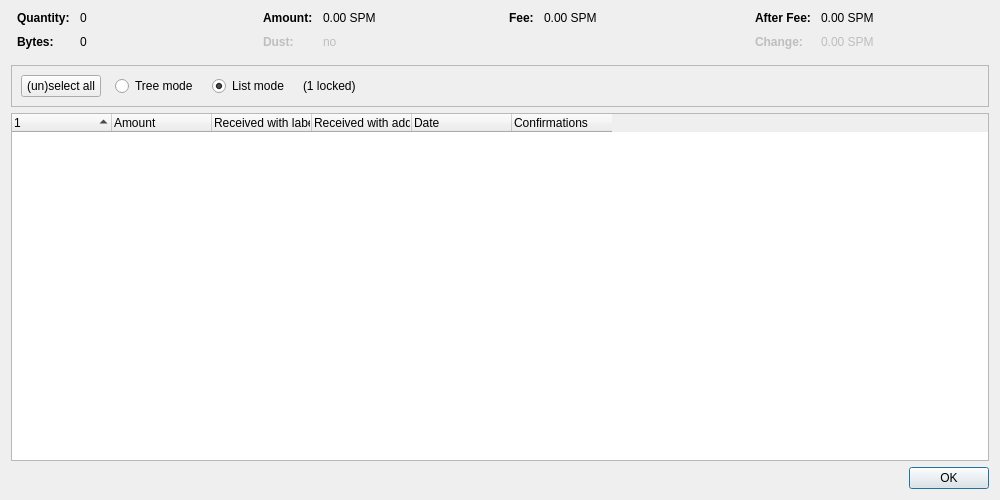
<?xml version="1.0" encoding="UTF-8"?>
<ui version="4.0">
 <class>CoinControlDialog</class>
 <widget class="QDialog" name="CoinControlDialog">
  <property name="geometry">
   <rect>
    <x>0</x>
    <y>0</y>
    <width>1000</width>
    <height>500</height>
   </rect>
  </property>
  <property name="windowTitle">
   <string>Coin Selection</string>
  </property>
  <layout class="QVBoxLayout" name="verticalLayout">
   <item>
    <layout class="QHBoxLayout" name="horizontalLayoutTop" stretch="0,0,0,0">
     <property name="topMargin">
      <number>0</number>
     </property>
     <property name="bottomMargin">
      <number>10</number>
     </property>
     <item>
      <layout class="QFormLayout" name="formLayoutCoinControl1">
       <property name="horizontalSpacing">
        <number>10</number>
       </property>
       <property name="verticalSpacing">
        <number>10</number>
       </property>
       <property name="leftMargin">
        <number>6</number>
       </property>
       <property name="rightMargin">
        <number>6</number>
       </property>
       <item row="0" column="0">
        <widget class="QLabel" name="labelCoinControlQuantityText">
         <property name="font">
          <font>
           <weight>75</weight>
           <bold>true</bold>
          </font>
         </property>
         <property name="text">
          <string>Quantity:</string>
         </property>
        </widget>
       </item>
       <item row="0" column="1">
        <widget class="QLabel" name="labelCoinControlQuantity">
         <property name="cursor">
          <cursorShape>IBeamCursor</cursorShape>
         </property>
         <property name="contextMenuPolicy">
          <enum>Qt::ActionsContextMenu</enum>
         </property>
         <property name="text">
          <string notr="true">0</string>
         </property>
         <property name="textInteractionFlags">
          <set>Qt::LinksAccessibleByMouse|Qt::TextSelectableByKeyboard|Qt::TextSelectableByMouse</set>
         </property>
        </widget>
       </item>
       <item row="1" column="0">
        <widget class="QLabel" name="labelCoinControlBytesText">
         <property name="font">
          <font>
           <weight>75</weight>
           <bold>true</bold>
          </font>
         </property>
         <property name="text">
          <string>Bytes:</string>
         </property>
        </widget>
       </item>
       <item row="1" column="1">
        <widget class="QLabel" name="labelCoinControlBytes">
         <property name="cursor">
          <cursorShape>IBeamCursor</cursorShape>
         </property>
         <property name="contextMenuPolicy">
          <enum>Qt::ActionsContextMenu</enum>
         </property>
         <property name="text">
          <string notr="true">0</string>
         </property>
         <property name="textInteractionFlags">
          <set>Qt::LinksAccessibleByMouse|Qt::TextSelectableByKeyboard|Qt::TextSelectableByMouse</set>
         </property>
        </widget>
       </item>
      </layout>
     </item>
     <item>
      <layout class="QFormLayout" name="formLayoutCoinControl2">
       <property name="horizontalSpacing">
        <number>10</number>
       </property>
       <property name="verticalSpacing">
        <number>10</number>
       </property>
       <property name="leftMargin">
        <number>6</number>
       </property>
       <property name="rightMargin">
        <number>6</number>
       </property>
       <item row="0" column="0">
        <widget class="QLabel" name="labelCoinControlAmountText">
         <property name="font">
          <font>
           <weight>75</weight>
           <bold>true</bold>
          </font>
         </property>
         <property name="text">
          <string>Amount:</string>
         </property>
        </widget>
       </item>
       <item row="0" column="1">
        <widget class="QLabel" name="labelCoinControlAmount">
         <property name="cursor">
          <cursorShape>IBeamCursor</cursorShape>
         </property>
         <property name="contextMenuPolicy">
          <enum>Qt::ActionsContextMenu</enum>
         </property>
         <property name="text">
          <string notr="true">0.00 SPM</string>
         </property>
         <property name="textInteractionFlags">
          <set>Qt::LinksAccessibleByMouse|Qt::TextSelectableByKeyboard|Qt::TextSelectableByMouse</set>
         </property>
        </widget>
       </item>
       <item row="1" column="0">
        <widget class="QLabel" name="labelCoinControlLowOutputText">
         <property name="enabled">
          <bool>false</bool>
         </property>
         <property name="font">
          <font>
           <weight>75</weight>
           <bold>true</bold>
          </font>
         </property>
         <property name="text">
          <string>Dust:</string>
         </property>
        </widget>
       </item>
       <item row="1" column="1">
        <widget class="QLabel" name="labelCoinControlLowOutput">
         <property name="enabled">
          <bool>false</bool>
         </property>
         <property name="cursor">
          <cursorShape>IBeamCursor</cursorShape>
         </property>
         <property name="contextMenuPolicy">
          <enum>Qt::ActionsContextMenu</enum>
         </property>
         <property name="text">
          <string notr="true">no</string>
         </property>
         <property name="textInteractionFlags">
          <set>Qt::LinksAccessibleByMouse|Qt::TextSelectableByKeyboard|Qt::TextSelectableByMouse</set>
         </property>
        </widget>
       </item>
      </layout>
     </item>
     <item>
      <layout class="QFormLayout" name="formLayoutCoinControl3">
       <property name="horizontalSpacing">
        <number>10</number>
       </property>
       <property name="verticalSpacing">
        <number>10</number>
       </property>
       <property name="leftMargin">
        <number>6</number>
       </property>
       <property name="rightMargin">
        <number>6</number>
       </property>
       <item row="0" column="0">
        <widget class="QLabel" name="labelCoinControlFeeText">
         <property name="font">
          <font>
           <weight>75</weight>
           <bold>true</bold>
          </font>
         </property>
         <property name="text">
          <string>Fee:</string>
         </property>
        </widget>
       </item>
       <item row="0" column="1">
        <widget class="QLabel" name="labelCoinControlFee">
         <property name="cursor">
          <cursorShape>IBeamCursor</cursorShape>
         </property>
         <property name="contextMenuPolicy">
          <enum>Qt::ActionsContextMenu</enum>
         </property>
         <property name="text">
          <string notr="true">0.00 SPM</string>
         </property>
         <property name="textInteractionFlags">
          <set>Qt::LinksAccessibleByMouse|Qt::TextSelectableByKeyboard|Qt::TextSelectableByMouse</set>
         </property>
        </widget>
       </item>
      </layout>
     </item>
     <item>
      <layout class="QFormLayout" name="formLayoutCoinControl4">
       <property name="horizontalSpacing">
        <number>10</number>
       </property>
       <property name="verticalSpacing">
        <number>10</number>
       </property>
       <property name="leftMargin">
        <number>6</number>
       </property>
       <property name="rightMargin">
        <number>6</number>
       </property>
       <item row="0" column="0">
        <widget class="QLabel" name="labelCoinControlAfterFeeText">
         <property name="font">
          <font>
           <weight>75</weight>
           <bold>true</bold>
          </font>
         </property>
         <property name="text">
          <string>After Fee:</string>
         </property>
        </widget>
       </item>
       <item row="0" column="1">
        <widget class="QLabel" name="labelCoinControlAfterFee">
         <property name="cursor">
          <cursorShape>IBeamCursor</cursorShape>
         </property>
         <property name="contextMenuPolicy">
          <enum>Qt::ActionsContextMenu</enum>
         </property>
         <property name="text">
          <string notr="true">0.00 SPM</string>
         </property>
         <property name="textInteractionFlags">
          <set>Qt::LinksAccessibleByMouse|Qt::TextSelectableByKeyboard|Qt::TextSelectableByMouse</set>
         </property>
        </widget>
       </item>
       <item row="1" column="0">
        <widget class="QLabel" name="labelCoinControlChangeText">
         <property name="enabled">
          <bool>false</bool>
         </property>
         <property name="font">
          <font>
           <weight>75</weight>
           <bold>true</bold>
          </font>
         </property>
         <property name="text">
          <string>Change:</string>
         </property>
        </widget>
       </item>
       <item row="1" column="1">
        <widget class="QLabel" name="labelCoinControlChange">
         <property name="enabled">
          <bool>false</bool>
         </property>
         <property name="cursor">
          <cursorShape>IBeamCursor</cursorShape>
         </property>
         <property name="contextMenuPolicy">
          <enum>Qt::ActionsContextMenu</enum>
         </property>
         <property name="text">
          <string notr="true">0.00 SPM</string>
         </property>
         <property name="textInteractionFlags">
          <set>Qt::LinksAccessibleByMouse|Qt::TextSelectableByKeyboard|Qt::TextSelectableByMouse</set>
         </property>
        </widget>
       </item>
      </layout>
     </item>
    </layout>
   </item>
   <item>
    <widget class="QFrame" name="frame">
     <property name="minimumSize">
      <size>
       <width>0</width>
       <height>40</height>
      </size>
     </property>
     <property name="frameShape">
      <enum>QFrame::StyledPanel</enum>
     </property>
     <property name="frameShadow">
      <enum>QFrame::Sunken</enum>
     </property>
     <layout class="QHBoxLayout" name="horizontalLayout">
      <item>
       <layout class="QHBoxLayout" name="horizontalLayoutPanel" stretch="0,0,0,0,0">
        <property name="spacing">
         <number>14</number>
        </property>
        <item>
         <widget class="QPushButton" name="pushButtonSelectAll">
          <property name="sizePolicy">
           <sizepolicy hsizetype="Maximum" vsizetype="Fixed">
            <horstretch>0</horstretch>
            <verstretch>0</verstretch>
           </sizepolicy>
          </property>
          <property name="text">
           <string>(un)select all</string>
          </property>
          <property name="autoDefault">
           <bool>false</bool>
          </property>
         </widget>
        </item>
        <item>
         <widget class="QRadioButton" name="radioTreeMode">
          <property name="sizePolicy">
           <sizepolicy hsizetype="Maximum" vsizetype="Fixed">
            <horstretch>0</horstretch>
            <verstretch>0</verstretch>
           </sizepolicy>
          </property>
          <property name="text">
           <string>Tree mode</string>
          </property>
         </widget>
        </item>
        <item>
         <widget class="QRadioButton" name="radioListMode">
          <property name="sizePolicy">
           <sizepolicy hsizetype="Maximum" vsizetype="Fixed">
            <horstretch>0</horstretch>
            <verstretch>0</verstretch>
           </sizepolicy>
          </property>
          <property name="text">
           <string>List mode</string>
          </property>
          <property name="checked">
           <bool>true</bool>
          </property>
         </widget>
        </item>
        <item>
         <widget class="QLabel" name="labelLocked">
          <property name="text">
           <string notr="true">(1 locked)</string>
          </property>
         </widget>
        </item>
        <item>
         <spacer name="horizontalSpacer">
          <property name="orientation">
           <enum>Qt::Horizontal</enum>
          </property>
          <property name="sizeHint" stdset="0">
           <size>
            <width>40</width>
            <height>20</height>
           </size>
          </property>
         </spacer>
        </item>
       </layout>
      </item>
     </layout>
    </widget>
   </item>
   <item>
    <widget class="CoinControlTreeWidget" name="treeWidget">
     <property name="contextMenuPolicy">
      <enum>Qt::CustomContextMenu</enum>
     </property>
     <property name="sortingEnabled">
      <bool>false</bool>
     </property>
     <property name="columnCount">
      <number>6</number>
     </property>
     <attribute name="headerShowSortIndicator" stdset="0">
      <bool>true</bool>
     </attribute>
     <attribute name="headerStretchLastSection">
      <bool>false</bool>
     </attribute>
     <column>
      <property name="text">
       <string/>
      </property>
     </column>
     <column>
      <property name="text">
       <string>Amount</string>
      </property>
     </column>
     <column>
      <property name="text">
       <string>Received with label</string>
      </property>
     </column>
     <column>
      <property name="text">
       <string>Received with address</string>
      </property>
     </column>
     <column>
      <property name="text">
       <string>Date</string>
      </property>
     </column>
     <column>
      <property name="text">
       <string>Confirmations</string>
      </property>
      <property name="toolTip">
       <string>Confirmed</string>
      </property>
     </column>
     <column>
      <property name="text">
       <string/>
      </property>
     </column>
     <column>
      <property name="text">
       <string/>
      </property>
     </column>
     <column>
      <property name="text">
       <string/>
      </property>
     </column>
     <column>
      <property name="text">
       <string/>
      </property>
     </column>
    </widget>
   </item>
   <item>
    <widget class="QDialogButtonBox" name="buttonBox">
     <property name="orientation">
      <enum>Qt::Horizontal</enum>
     </property>
     <property name="standardButtons">
      <set>QDialogButtonBox::Ok</set>
     </property>
    </widget>
   </item>
  </layout>
 </widget>
 <customwidgets>
  <customwidget>
   <class>CoinControlTreeWidget</class>
   <extends>QTreeWidget</extends>
   <header>qt/coincontroltreewidget.h</header>
  </customwidget>
 </customwidgets>
 <resources/>
 <connections/>
</ui>
